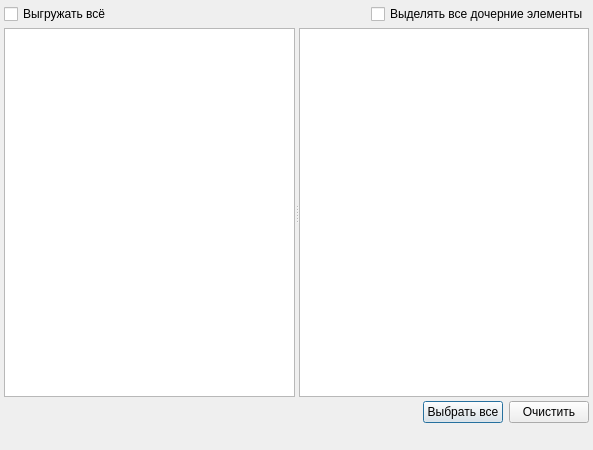
<?xml version="1.0" encoding="UTF-8"?>
<ui version="4.0">
 <class>ExportRbComplain_Wizard_1</class>
 <widget class="QDialog" name="ExportRbComplain_Wizard_1">
  <property name="windowModality">
   <enum>Qt::NonModal</enum>
  </property>
  <property name="geometry">
   <rect>
    <x>0</x>
    <y>0</y>
    <width>593</width>
    <height>450</height>
   </rect>
  </property>
  <layout class="QGridLayout">
   <property name="leftMargin">
    <number>4</number>
   </property>
   <property name="topMargin">
    <number>4</number>
   </property>
   <property name="rightMargin">
    <number>4</number>
   </property>
   <property name="bottomMargin">
    <number>4</number>
   </property>
   <property name="spacing">
    <number>4</number>
   </property>
   <item row="2" column="0">
    <widget class="QSplitter" name="splitterTree">
     <property name="sizePolicy">
      <sizepolicy hsizetype="Expanding" vsizetype="Expanding">
       <horstretch>0</horstretch>
       <verstretch>0</verstretch>
      </sizepolicy>
     </property>
     <property name="orientation">
      <enum>Qt::Horizontal</enum>
     </property>
     <widget class="CTreeView" name="treeItems"/>
     <widget class="CTableView" name="tblItems">
      <property name="whatsThis">
       <string comment="ура!">список записей</string>
      </property>
      <property name="tabKeyNavigation">
       <bool>false</bool>
      </property>
      <property name="alternatingRowColors">
       <bool>true</bool>
      </property>
     </widget>
    </widget>
   </item>
   <item row="3" column="0">
    <layout class="QHBoxLayout">
     <property name="spacing">
      <number>6</number>
     </property>
     <property name="leftMargin">
      <number>0</number>
     </property>
     <property name="topMargin">
      <number>0</number>
     </property>
     <property name="rightMargin">
      <number>0</number>
     </property>
     <property name="bottomMargin">
      <number>0</number>
     </property>
     <item>
      <spacer>
       <property name="orientation">
        <enum>Qt::Horizontal</enum>
       </property>
       <property name="sizeHint" stdset="0">
        <size>
         <width>40</width>
         <height>20</height>
        </size>
       </property>
      </spacer>
     </item>
     <item>
      <widget class="QPushButton" name="btnSelectAll">
       <property name="text">
        <string>Выбрать все</string>
       </property>
      </widget>
     </item>
     <item>
      <widget class="QPushButton" name="btnClearSelection">
       <property name="text">
        <string>Очистить</string>
       </property>
      </widget>
     </item>
    </layout>
   </item>
   <item row="4" column="0">
    <widget class="QStatusBar" name="statusBar">
     <property name="sizePolicy">
      <sizepolicy hsizetype="Preferred" vsizetype="Fixed">
       <horstretch>0</horstretch>
       <verstretch>0</verstretch>
      </sizepolicy>
     </property>
     <property name="toolTip">
      <string>A status bar</string>
     </property>
     <property name="whatsThis">
      <string>A status bar.</string>
     </property>
     <property name="sizeGripEnabled">
      <bool>false</bool>
     </property>
    </widget>
   </item>
   <item row="0" column="0">
    <layout class="QHBoxLayout">
     <item>
      <widget class="QCheckBox" name="checkExportAll">
       <property name="text">
        <string>Выгружать всё</string>
       </property>
      </widget>
     </item>
     <item>
      <spacer>
       <property name="orientation">
        <enum>Qt::Horizontal</enum>
       </property>
       <property name="sizeHint" stdset="0">
        <size>
         <width>40</width>
         <height>20</height>
        </size>
       </property>
      </spacer>
     </item>
     <item>
      <widget class="QCheckBox" name="chkRecursiveSelection">
       <property name="text">
        <string>Выделять все дочерние элементы</string>
       </property>
      </widget>
     </item>
    </layout>
   </item>
  </layout>
 </widget>
 <customwidgets>
  <customwidget>
   <class>CTableView</class>
   <extends>QTableView</extends>
   <header>library/TableView.h</header>
  </customwidget>
  <customwidget>
   <class>CTreeView</class>
   <extends>QTreeView</extends>
   <header>library/TreeView.h</header>
  </customwidget>
 </customwidgets>
 <tabstops>
  <tabstop>treeItems</tabstop>
  <tabstop>tblItems</tabstop>
 </tabstops>
 <resources/>
 <connections/>
</ui>
